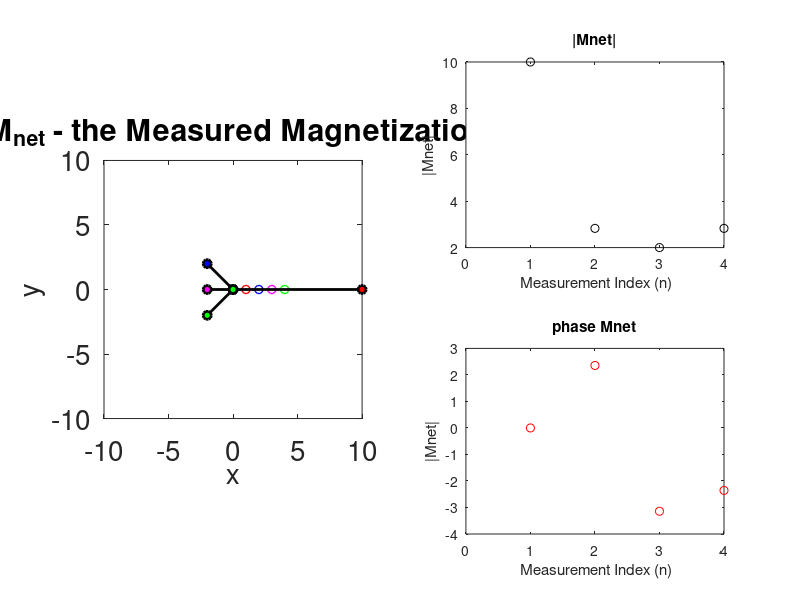
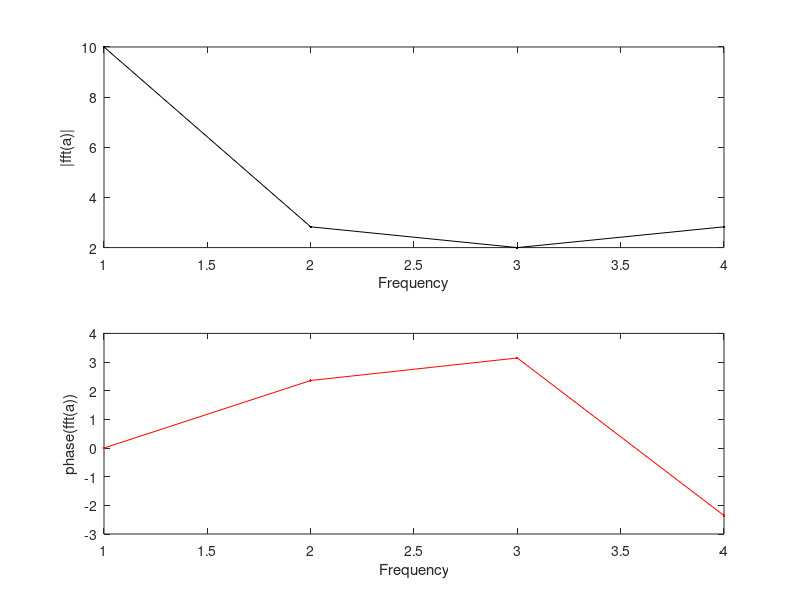

The MATLAB script that drew these images, in order:

 clear all
 close all
 clc
 
%% Setup encoding/decoding matrices

N = 4;


%a = ones(N,1);  % the signal (representing 5 equally spaced pixels in our FOV
a = (1:N).';

W = -1i*2*pi/N;

W = repmat(W,N,N);


n1 = (0:N-1)';
n1 = repmat(n1,1,N);

n2 = 0:N-1;
n2 = repmat(n2,N,1);

Wforward =            exp(   W.*n1.*n2);   % defined as in MATLAB's fft
	
Winverse_calc = (1/N )*exp(-1*W.*n1.*n2);  % defined as in MATLAB's fft

Winverse_actual = inv(Wforward);

Winverse = Winverse_calc;

A1=fft(a);
A2=Wforward*a;

a1 = ifft(A1);
a2 = Winverse*A2;

disp('Encoded vectors fft | Wforward');
disp(num2str( [ A1 , A2 ]));
fprintf('\n\n');

disp('Recovered vectors: original | ifft | Winverse');
disp([ num2str( [a, a1 , a2 ] ) ]); 
fprintf('\n\n');

disp('Encoding Matrix')
disp(Wforward)
fprintf('\n\n');

disp('Row-reduced Echelon form of the Encoding Matrix')
disp(rref(Wforward))
fprintf('\n\n');

disp('Rank of the Encoding Matrix')
disp(rank(Wforward))
fprintf('\n\n');

disp('Condition #')
disp(cond(Wforward))
fprintf('\n\n');

disp('Derived Inverse Matrix:');
disp(Winverse_actual)
fprintf('\n\n');

disp('Calculated Inverse Matrix:');
disp(Winverse_calc)
fprintf('\n\n');


disp(' ... paused ...'); 
pause

%% Plot (after acquisition)

figure('Name', 'Net magnetization after DFT Encoding');
colororder = 'rbmg';
colororder = repmat(colororder, [1, ceil(N/length(colororder))+1]);
leg_string ={};
h_m=zeros(1,N);
h = zeros(1,N);
Mnet = zeros(1,N);

fs = 20;
	
subplot(1,2,1);
% plot the a vector
for j=1:length(a)
	plot( [0, real(a(j)) ], [ 0 imag(a(j)) ], ...
		[colororder(j), ':o'], 'linewidth', 1);
	hold on;
end

axis equal;
set(gca, 'fontsize', fs);
xlabel('x', 'fontsize', fs);
ylabel('y', 'fontsize', fs);
title(' M_{net} - the Measured Signal');
l = sum(a(:));
xlim([-l,l]); ylim([-l,l]);


for n=1:N
	M = Wforward(n,:) .* a';
	Mnet(n) = sum(M(:));
	
	subplot(1,2,1)
	h_m(n) = plot([0, real( Mnet(n) )], [ 0 imag( Mnet(n) ) ], ...
			'k-o', ...
			'linewidth', 2, 'markerfacecolor', colororder(n));
	
		for j = 1:length(M)
			h(j) = plot([0, real( M(j)) ], [ 0 imag(M(j)) ], ...
				[colororder(j),'-o'], ...
				'linewidth', 1, 'markerfacecolor', colororder(j));
		end
			
	leg_string = cat(1,leg_string, ['Wf row #', num2str(n)]);

	subplot(2,2,2);
	plot(n , abs(Mnet(n)), 'ko');
	
	if n==1
		xlim([0,N]);
		xlabel(' Measurement Index (n)');
		ylabel('|Mnet|');
		title('|Mnet|');
		hold on
	end;
		
	subplot(2,2,4);
	plot(n,  atan2(imag(Mnet(n)), real(Mnet(n)) ), 'ro');
	hold on;
	
	if n==1
		xlim([0,N]);
		xlabel(' Measurement Index (n)');
		ylabel('|Mnet|');
		title('phase Mnet');
		hold on
	end;
	
		
	shg
	if (N<=32)
		pause
	end
	delete(h)
end

a_rec = Winverse*Mnet.';

subplot(1,2,1)
axis equal;
set(gca, 'fontsize', fs);
xlabel('x', 'fontsize', fs);
ylabel('y', 'fontsize', fs);
title(' M_{net} - the Measured Magnetization');
l = sum(a(:));
xlim([-l,l]); ylim([-l,l]);

disp('Net signal measured: ')
disp(num2str(Mnet)); 
fprintf('\n\n');

disp('Coefficient vector | recovered')
disp(num2str([a , abs(a_rec)] ))
fprintf('\n\n');

disp('Rotation Angles induced by EncodingMatrix');
disp(atan2(imag(Wforward),  real(Wforward)) * 360 / (2*pi));
%%

figure('Name', ' FFT derived values')
subplot(2,1,1)
plot(abs(fft(a)), 'k.-')
xlabel('Frequency');
ylabel('|fft(a)|');

subplot(2,1,2)
plot(atan2(imag(fft(a)), real(fft(a))), 'r.-')
xlabel('Frequency');
ylabel('phase(fft(a))');



